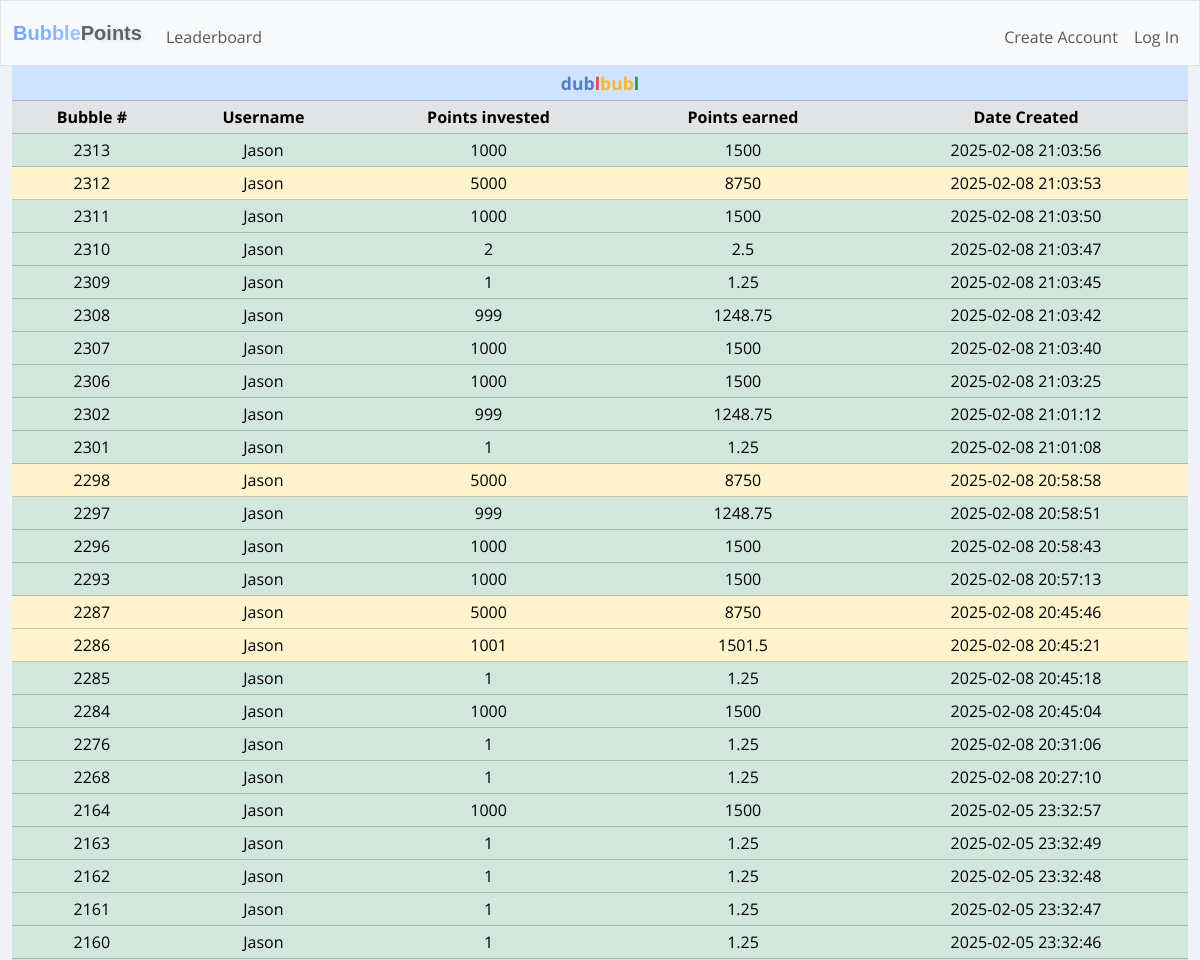
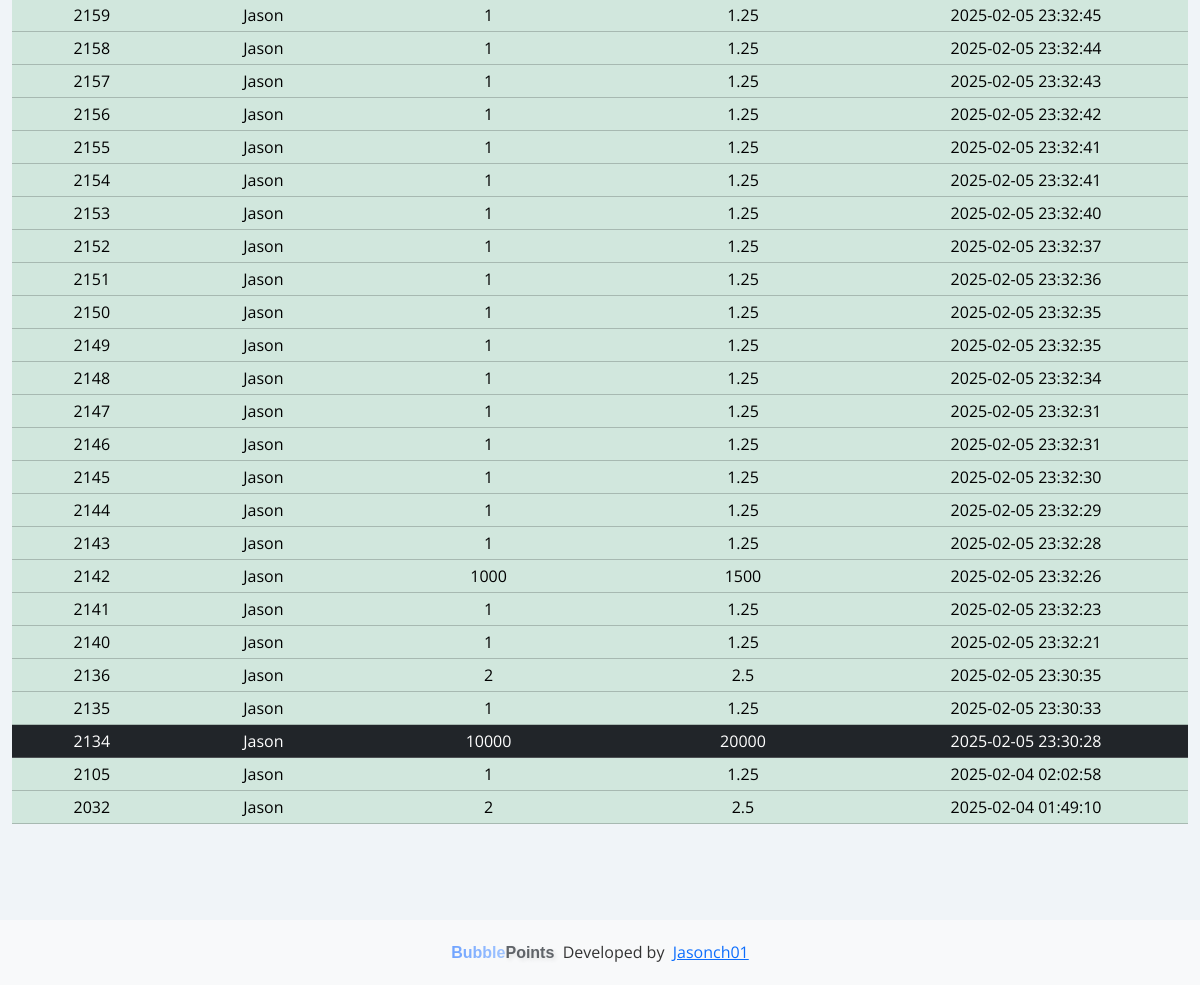
Before: /history with the older database file (2 pictures, top to bottom).
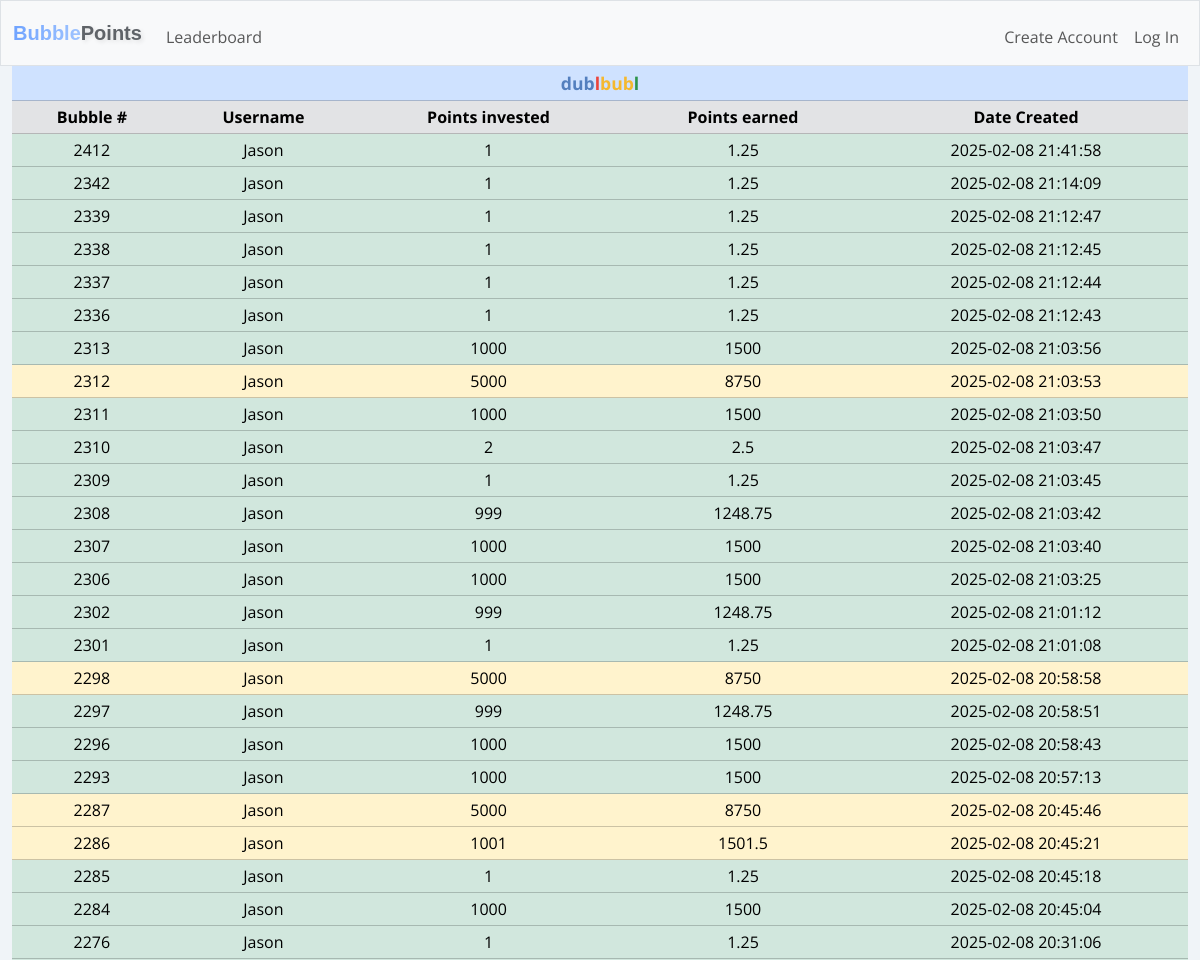
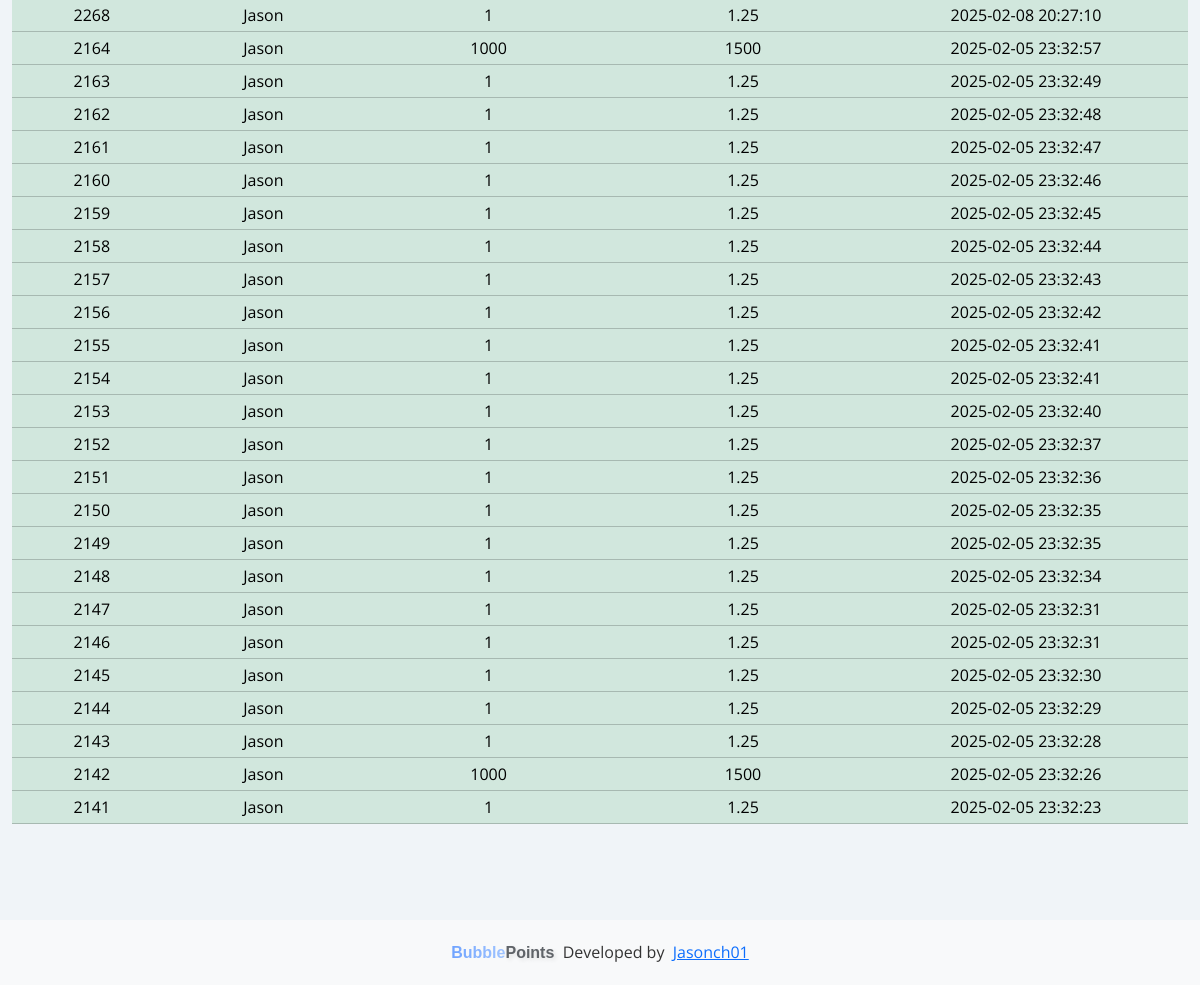
After: the same page with the newer database file (2 pictures, top to bottom).
### tables this page shows
CREATE TABLE dublbubl_history (
        history_id INTEGER PRIMARY KEY AUTOINCREMENT NOT NULL,
        user_id INTEGER NOT NULL,
        username TEXT NOT NULL,       
        row_id INTEGER NOT NULL,
        creator_id INTEGER NOT NULL,
        creator_username TEXT NOT NULL,
        points_in INTEGER NOT NULL,
        points_out INTEGER NOT NULL,
        date_created TEXT NOT NULL,
        date_archived TEXT NOT NULL
    );

### app.py (the view)
@app.route("/history", methods=["GET", "POST"])
def history():
    dublbubl_history = cur.execute("SELECT row_id, creator_username, points_in, points_out, date_created FROM dublbubl_history users ORDER BY row_id DESC LIMIT 50").fetchall()
    if request.method == "POST":
        return redirect("/")
    else:
        return render_template("history.html", dublbubl_history=dublbubl_history)

### app.py (called while the page is built)
@app.after_request
def after_request(response):
    response.headers["Cache-Control"] = "no-cache, no-store, must-revalidate"
    response.headers["Expires"] = 0
    response.headers["Pragma"] = "no-cache"
    return response

### templates/history.html
{% extends "layout.html" %}
{% block main %}
<table class="table table-success table-sm text-center history">
  <thead class="table-primary">
    <tr class="table-primary">
      <th class="table-primary" colspan="5"><div class="table-header"><span class="blue">dub</span><span class="red">l</span><span class="yellow">bub</span><span class="green">l</span></div></th>
    </tr>
  </thead>
  <thead>
    <tr class="table-secondary">
      <th>Bubble #</th>
      <th>Username</th>
      <th>Points invested</th>
      <th>Points earned</th>
      <th>Date Created</th>
    </tr>
  </thead>
  <tbody id="dublbubl">
    {% for row in dublbubl_history %}
    <tr class="
    {% if row[2] == 10000 %}
      table-dark
    {% elif row[2] > 5000 %}
      table-danger
    {% elif row[2] > 1000 %}
      table-warning
    {% else %}
      table-success
    {% endif %}
    ">
      <td>{{ row[0] }}</td>
      <td>{{ row[1] }}</td>
      <td>{{ row[2] }}</td>
      <td>{{ row[3] }}</td>
      <td>{{ row[4] }}</td>
    </tr>
    {% endfor %}
  </tbody>
</table>
{% endblock %}

Changed rows visible on the page:
no longer on this page (row unchanged): dublbubl_history: row "2140", creator_username "Jason", points_in "1", points_out "1.25", date_created "2025-02-05 23:32:21"
no longer on this page (row unchanged): dublbubl_history: row "2136", creator_username "Jason", points_in "2", points_out "2.5", date_created "2025-02-05 23:30:35"
no longer on this page (row unchanged): dublbubl_history: row "2135", creator_username "Jason", points_in "1", points_out "1.25", date_created "2025-02-05 23:30:33"
no longer on this page (row unchanged): dublbubl_history: row "2134", creator_username "Jason", points_in "10000", points_out "20000", date_created "2025-02-05 23:30:28"
no longer on this page (row unchanged): dublbubl_history: row "2105", creator_username "Jason", points_in "1", points_out "1.25", date_created "2025-02-04 02:02:58"
no longer on this page (row unchanged): dublbubl_history: row "2032", creator_username "Jason", points_in "2", points_out "2.5", date_created "2025-02-04 01:49:10"
added dublbubl_history: row "2412", creator_username "Jason", points_in "1", points_out "1.25", date_created "2025-02-08 21:41:58"
added dublbubl_history: row "2342", creator_username "Jason", points_in "1", points_out "1.25", date_created "2025-02-08 21:14:09"
added dublbubl_history: row "2339", creator_username "Jason", points_in "1", points_out "1.25", date_created "2025-02-08 21:12:47"
added dublbubl_history: row "2338", creator_username "Jason", points_in "1", points_out "1.25", date_created "2025-02-08 21:12:45"
added dublbubl_history: row "2337", creator_username "Jason", points_in "1", points_out "1.25", date_created "2025-02-08 21:12:44"
added dublbubl_history: row "2336", creator_username "Jason", points_in "1", points_out "1.25", date_created "2025-02-08 21:12:43"
